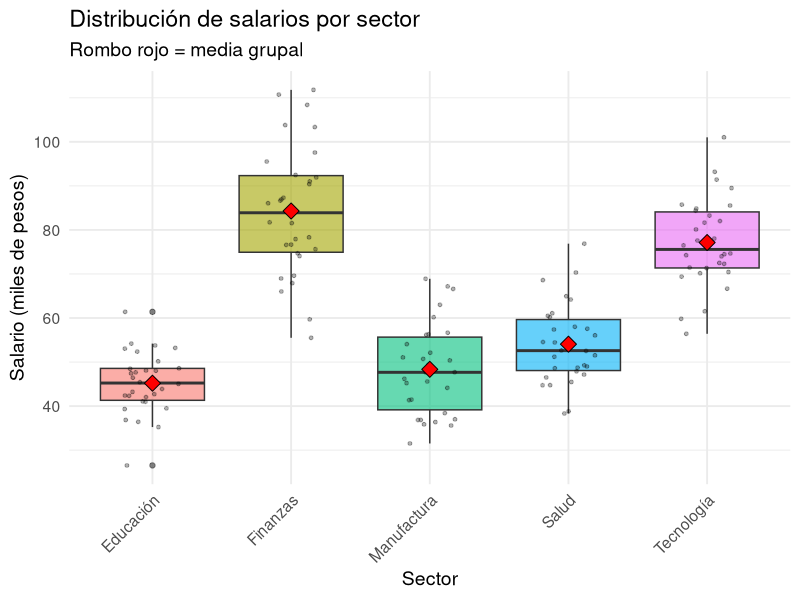
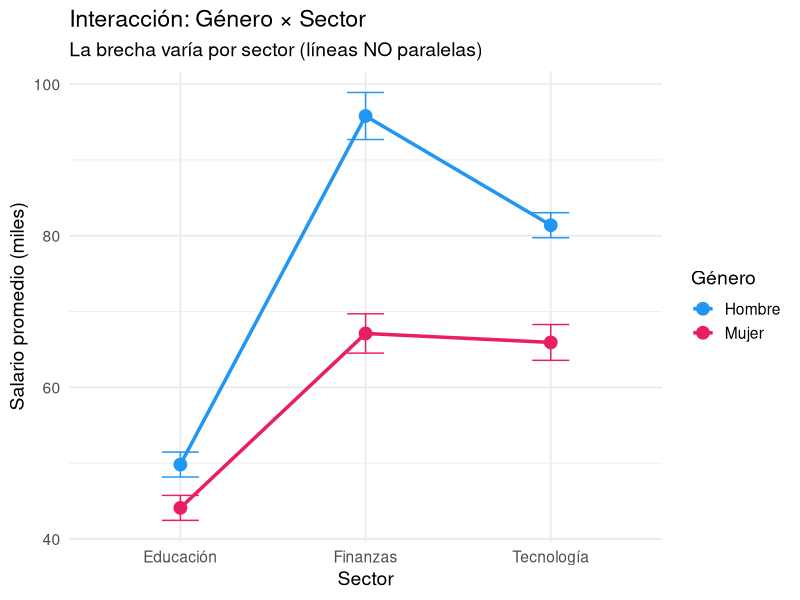
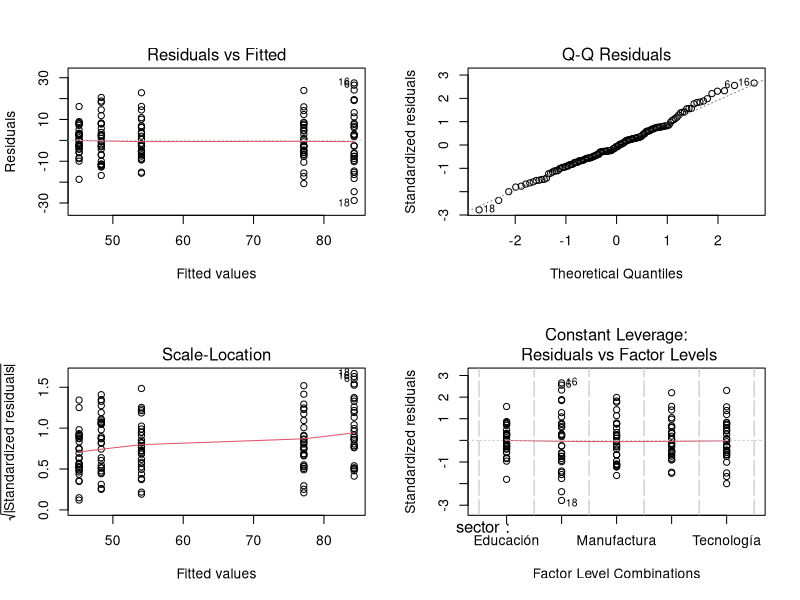
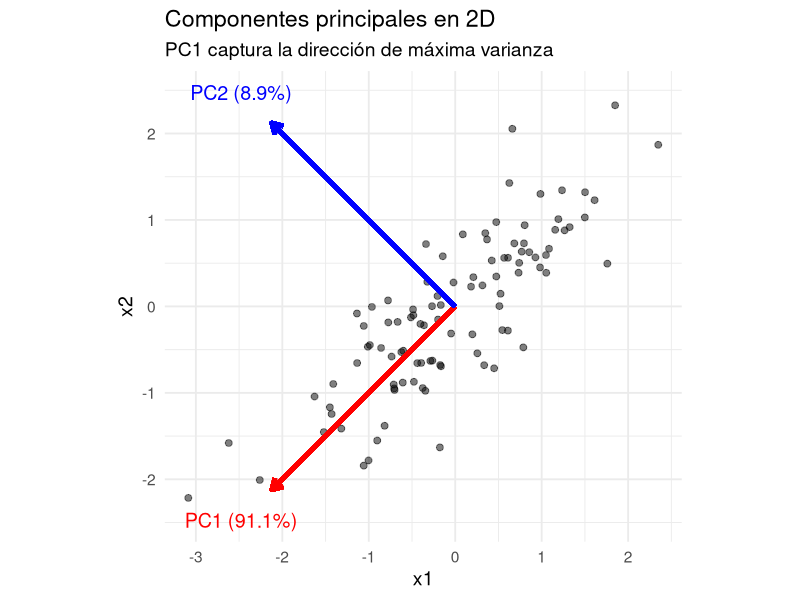
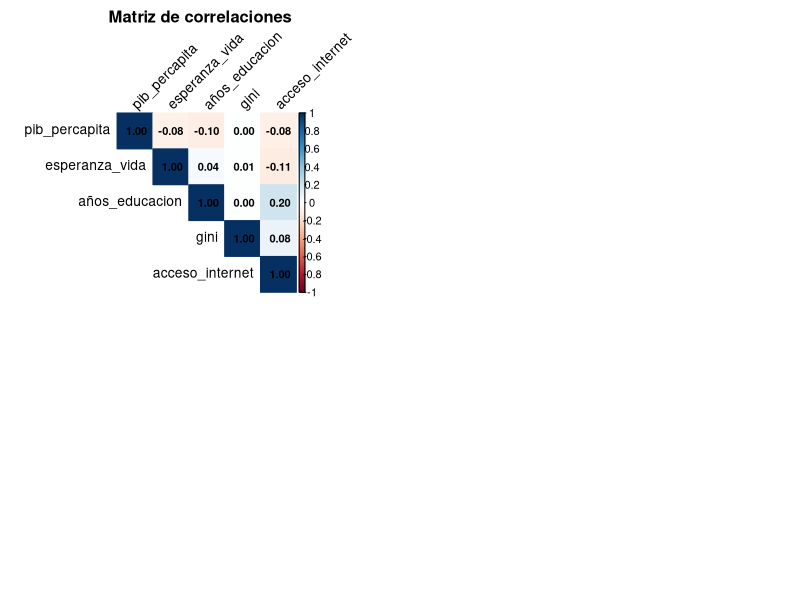
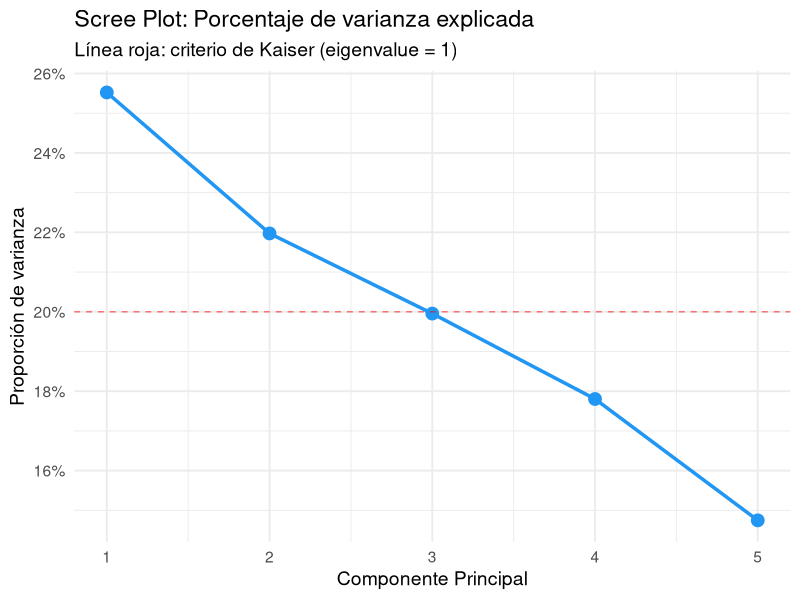
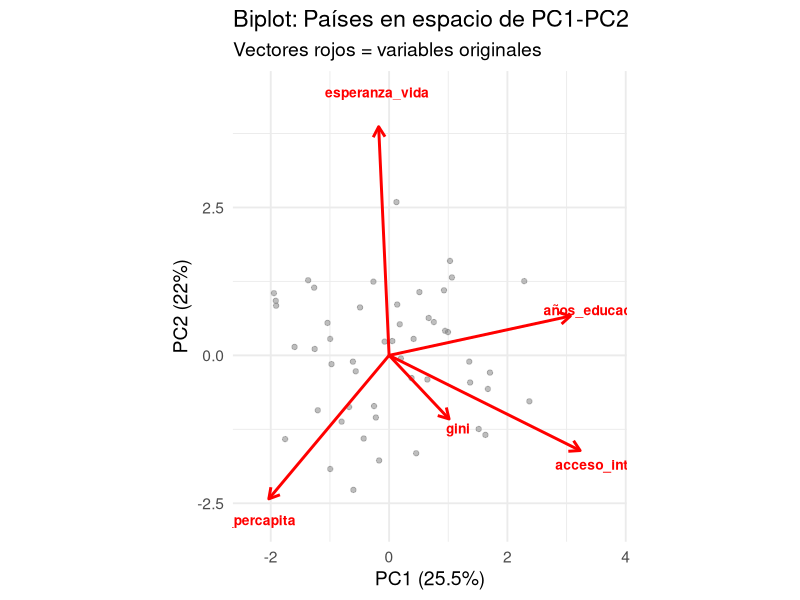

R code for these plots, in order:
## ---- chunk 1
knitr::opts_chunk$set(
  echo = TRUE,
  message = FALSE,
  warning = FALSE,
  fig.width = 10,
  fig.height = 5,
  fig.retina = 3,
  cache = FALSE
)

# Cargar librerías
library(tidyverse)
library(car)
library(emmeans)
library(kableExtra)
library(patchwork)
library(ggpubr)
library(broom)
library(psych)
library(corrplot)

theme_set(theme_minimal(base_size = 14))
set.seed(123)
## ---- chunk 2
salarios <- tibble(
  sector = rep(c("Finanzas", "Tecnología", "Educación", "Salud", "Manufactura"), 
               each = 30),
  salario = c(
    rnorm(30, mean = 85, sd = 15),  # Finanzas
    rnorm(30, mean = 75, sd = 12),  # Tecnología
    rnorm(30, mean = 45, sd = 8),   # Educación
    rnorm(30, mean = 55, sd = 10),  # Salud
    rnorm(30, mean = 50, sd = 9)    # Manufactura
  )
)
## ---- chunk 3
salarios %>%
  group_by(sector) %>%
  summarise(n = n(), media = round(mean(salario), 1), sd = round(sd(salario), 1)) %>%
  kable(format = "html", col.names = c("Sector", "N", "Media", "SD"))
## ---- chunk 4
ggplot(salarios, aes(x = sector, y = salario, fill = sector)) +
  geom_boxplot(alpha = 0.6) +
  geom_jitter(width = 0.2, alpha = 0.3, size = 1) +
  stat_summary(fun = mean, geom = "point", shape = 23, size = 4, fill = "red") +
  labs(title = "Distribución de salarios por sector",
       subtitle = "Rombo rojo = media grupal",
       y = "Salario (miles de pesos)", x = "Sector") +
  theme_minimal(base_size = 14) +
  theme(legend.position = "none", axis.text.x = element_text(angle = 45, hjust = 1))
## ---- chunk 5
# ANOVA de un factor
modelo_anova <- aov(salario ~ sector, data = salarios)
summary(modelo_anova)
## ---- chunk 6
# Test de Tukey (controla error familiar-wise)
comparaciones <- emmeans(modelo_anova, pairwise ~ sector, adjust = "tukey")
## ---- chunk 7
summary(comparaciones$contrasts) %>%
  as.data.frame() %>%
  select(contrast, estimate, p.value) %>%
  mutate(estimate = round(estimate, 2), p.value = round(p.value, 4),
         significativo = ifelse(p.value < 0.05, "***", "")) %>%
  head(8) %>%
  kable(format = "html", col.names = c("Comparación", "Diferencia", "p-valor", "Sig."))
## ---- chunk 8
# Opción 1: ANOVA
modelo_anova <- aov(salario ~ sector, data = salarios)
# Opción 2: Regresión con dummies (EQUIVALENTE)
modelo_regresion <- lm(salario ~ factor(sector), data = salarios)

## ---- chunk 9
anova(modelo_regresion)
## ---- chunk 10
summary(modelo_regresion)
## ---- chunk 11
set.seed(456)
salarios_genero <- tibble(
  sector = rep(c("Finanzas", "Tecnología", "Educación"), each = 40),
  genero = rep(rep(c("Hombre", "Mujer"), each = 20), 3),
  salario = c(
    rnorm(20, mean = 90, sd = 12), rnorm(20, mean = 70, sd = 12),
    rnorm(20, mean = 78, sd = 10), rnorm(20, mean = 68, sd = 10),
    rnorm(20, mean = 48, sd = 8), rnorm(20, mean = 45, sd = 8)
  )
)
## ---- chunk 12
ggplot(salarios_genero, aes(x = sector, y = salario, color = genero, group = genero)) +
  stat_summary(fun = mean, geom = "point", size = 4) +
  stat_summary(fun = mean, geom = "line", linewidth = 1.2) +
  stat_summary(fun.data = mean_se, geom = "errorbar", width = 0.2) +
  labs(title = "Interacción: Género × Sector",
       subtitle = "La brecha varía por sector (líneas NO paralelas)",
       y = "Salario promedio (miles)", x = "Sector", color = "Género") +
  theme_minimal(base_size = 14) +
  scale_color_manual(values = c("#2196F3", "#E91E63"))
## ---- chunk 13
# ANOVA con dos factores e interacción
modelo_2way <- aov(salario ~ genero * sector, data = salarios_genero)
summary(modelo_2way)
## ---- chunk 14
par(mfrow = c(2, 2))
plot(modelo_anova)
## ---- chunk 15
# Test de Levene
leveneTest(salario ~ sector, data = salarios)
## ---- chunk 16
# Alternativa cuando normalidad no se cumple
kruskal.test(salario ~ sector, data = salarios)
## ---- chunk 17
set.seed(789)
n <- 100
x1 <- rnorm(n)
x2 <- 0.8 * x1 + rnorm(n, sd = 0.5)
datos_2d <- tibble(x1 = x1, x2 = x2)

pca_demo <- prcomp(datos_2d, scale = TRUE)
scores <- as.data.frame(pca_demo$x)
loadings <- as.data.frame(pca_demo$rotation)
var_explicada <- (pca_demo$sdev^2 / sum(pca_demo$sdev^2)) * 100

ggplot(datos_2d, aes(x = x1, y = x2)) +
  geom_point(alpha = 0.5, size = 2) +
  geom_segment(x = 0, y = 0, xend = loadings[1,1]*3, yend = loadings[2,1]*3,
               arrow = arrow(length = unit(0.3, "cm")), color = "red", linewidth = 1.5) +
  geom_segment(x = 0, y = 0, xend = loadings[1,2]*3, yend = loadings[2,2]*3,
               arrow = arrow(length = unit(0.3, "cm")), color = "blue", linewidth = 1.5) +
  annotate("text", x = loadings[1,1]*3.5, y = loadings[2,1]*3.5,
           label = paste0("PC1 (", round(var_explicada[1], 1), "%)"), 
           color = "red", size = 5) +
  annotate("text", x = loadings[1,2]*3.5, y = loadings[2,2]*3.5,
           label = paste0("PC2 (", round(var_explicada[2], 1), "%)"), 
           color = "blue", size = 5) +
  coord_fixed() + labs(title = "Componentes principales en 2D",
       subtitle = "PC1 captura la dirección de máxima varianza") +
  theme_minimal(base_size = 14)
## ---- chunk 18
# Datos de desarrollo económico (simulados)
set.seed(2025)
paises <- tibble(
  pais = paste("País", 1:50),
  pib_percapita = rnorm(50, mean = 25000, sd = 15000),
  esperanza_vida = rnorm(50, mean = 72, sd = 8),
  años_educacion = rnorm(50, mean = 12, sd = 3),
  gini = rnorm(50, mean = 40, sd = 10),
  acceso_internet = rnorm(50, mean = 60, sd = 25)
) %>%
  mutate(across(where(is.numeric), ~pmax(., 0)))
## ---- chunk 19
head(paises, 5) %>%
  kable(format = "html", digits = 1)
## ---- chunk 20
cor_matrix <- paises %>% select(-pais) %>% cor()
corrplot(cor_matrix, method = "color", type = "upper", addCoef.col = "black", 
         number.cex = 0.8, tl.col = "black", tl.srt = 45,
         title = "Matriz de correlaciones", mar = c(0,0,2,0))
## ---- chunk 21
# PCA (scale = TRUE estandariza)
datos_pca <- paises %>% select(-pais)
pca_resultado <- prcomp(datos_pca, scale = TRUE)

# Resumen
summary(pca_resultado)
## ---- chunk 22
var_exp <- tibble(
  PC = 1:5,
  Proporcion = (pca_resultado$sdev^2) / sum(pca_resultado$sdev^2)
)

ggplot(var_exp, aes(x = PC, y = Proporcion)) +
  geom_line(color = "#2196F3", linewidth = 1.2) +
  geom_point(color = "#2196F3", size = 4) +
  geom_hline(yintercept = 1/5, linetype = "dashed", color = "red", alpha = 0.5) +
  scale_x_continuous(breaks = 1:5) +
  scale_y_continuous(labels = scales::percent) +
  labs(title = "Scree Plot: Porcentaje de varianza explicada",
       subtitle = "Línea roja: criterio de Kaiser (eigenvalue = 1)",
       x = "Componente Principal", y = "Proporción de varianza") +
  theme_minimal(base_size = 14)
## ---- chunk 23
loadings_df <- pca_resultado$rotation %>%
  as.data.frame() %>%
  rownames_to_column("Variable") %>%
  select(Variable, PC1, PC2, PC3)

loadings_df %>%
  mutate(across(where(is.numeric), ~round(., 3))) %>%
  kable(format = "html")
## ---- chunk 24
scores_df <- as.data.frame(pca_resultado$x) %>% mutate(pais = paises$pais)
loadings_plot <- loadings_df %>%
  select(Variable, PC1, PC2) %>%
  mutate(PC1 = PC1 * 5, PC2 = PC2 * 5)

ggplot() +
  geom_point(data = scores_df, aes(x = PC1, y = PC2), alpha = 0.5, color = "gray50") +
  geom_segment(data = loadings_plot, aes(x = 0, y = 0, xend = PC1, yend = PC2),
               arrow = arrow(length = unit(0.3, "cm")), color = "red", linewidth = 1) +
  geom_text(data = loadings_plot, aes(x = PC1 * 1.15, y = PC2 * 1.15, label = Variable),
            color = "red", size = 3.5, fontface = "bold") +
  labs(title = "Biplot: Países en espacio de PC1-PC2",
       subtitle = "Vectores rojos = variables originales",
       x = paste0("PC1 (", round(var_exp$Proporcion[1] * 100, 1), "%)"),
       y = paste0("PC2 (", round(var_exp$Proporcion[2] * 100, 1), "%)")) +
  theme_minimal(base_size = 14) + coord_fixed()
## ---- chunk 25
tibble(
  `Ratio n:p` = c("< 2:1", "2:1 - 5:1", "5:1 - 10:1", "> 10:1"),
  Evaluación = c("❌ Crítico", "⚠️ Problemático", "✅ Aceptable", "✅ Ideal"),
  Acción = c("NO hacer PCA", "PCA con advertencias", "Validar con KMO", "PCA confiable")
) %>%
  kable(format = "html")
## ---- chunk 26
# Calcular KMO
kmo_resultado <- KMO(datos_pca)
print(kmo_resultado$MSA)
## ---- chunk 27
# Test de esfericidad de Bartlett
bartlett_test <- cortest.bartlett(cor(datos_pca), n = nrow(datos_pca))
print(bartlett_test)
## ---- chunk 28
# Usar PC1 como índice (si tiene interpretación válida)
paises_con_indice <- paises %>%
  mutate(
    indice_desarrollo = pca_resultado$x[, 1],
    indice_norm = scales::rescale(indice_desarrollo, to = c(0, 100))
  )

# Ranking de países
ranking <- paises_con_indice %>%
  select(pais, indice_norm) %>%
  arrange(desc(indice_norm)) %>%
  mutate(ranking = row_number(), indice_norm = round(indice_norm, 1))
## ---- chunk 29
head(ranking, 10) %>%
  kable(format = "html", col.names = c("País", "Índice (0-100)", "Ranking"))
## ---- chunk 30
tibble(
  Aspecto = c("Tipo", "Variables", "Objetivo", "Supuestos", "Output", "Interpretabilidad"),
  ANOVA = c("Supervisado", "1 continua", "Comparar grupos", "Normalidad, homogeneidad",
            "p-valor, diferencias", "Alta"),
  PCA = c("No supervisado", "Múltiples continuas", "Reducir dimensiones", 
          "Linealidad, n/p", "Componentes, varianza", "Variable")
) %>%
  kable(format = "html")
